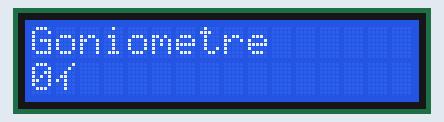
This sketch was run on a simulated Arduino Uno, built with avr-gcc and run on an emulated ATmega328P. Shown: 16×2 character LCD.

Above: at 0.16 s.
At 4.98 s:
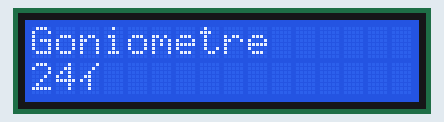
At 10.01 s:
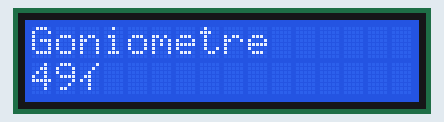
At 20.06 s:
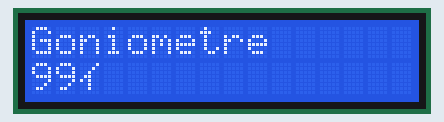
At 29.92 s:
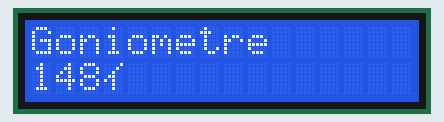
At 39.8 s:
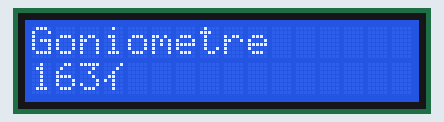

The sketch:

LCD.ino
```cpp
#include <LiquidCrystal.h>

// initialize the library with the numbers of the interface pins
LiquidCrystal lcd(12, 11, 5, 4, 3, 2);

void setup() {
  // set up the LCD's number of columns and rows:
  lcd.begin(16, 2);
  // Print a message to the LCD.
  lcd.print("Goniometre");
}

void loop() {
  // set the cursor to column 0, line 1
  // (note: line 1 is the second row, since counting begins with 0):
  for(int i=0; i<180; i++)
  {
    lcd.setCursor(0, 1);
    lcd.print(i);
    lcd.print("\262   ");
    delay(200);
  }
  for(int i=180; i>0; i--)
  {
    lcd.setCursor(0, 1);
    lcd.print(i);
    lcd.print("\262             ");
    delay(200);
  }
}
```
